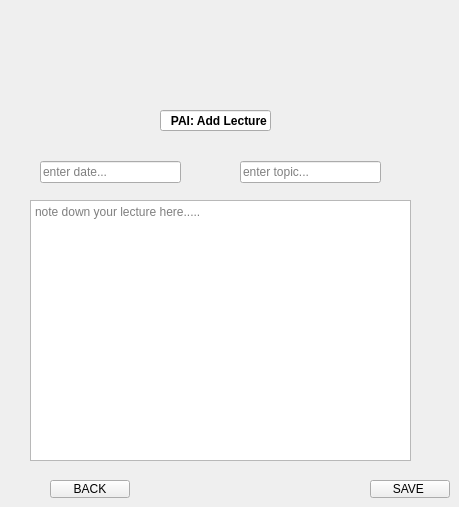
    <widget class="QWidget" name="pai_add">
     <widget class="QLineEdit" name="pai_heading_2">
      <property name="geometry">
       <rect>
        <x>160</x>
        <y>110</y>
        <width>111</width>
        <height>21</height>
       </rect>
      </property>
      <property name="font">
       <font>
        <bold>true</bold>
       </font>
      </property>
      <property name="text">
       <string>      PAI: Add Lecture</string>
      </property>
     </widget>
     <widget class="QWidget" name="horizontalLayoutWidget_13">
      <property name="geometry">
       <rect>
        <x>40</x>
        <y>160</y>
        <width>141</width>
        <height>24</height>
       </rect>
      </property>
      <layout class="QHBoxLayout" name="horizontalLayout_13">
       <item>
        <widget class="QLineEdit" name="date_pai">
         <property name="placeholderText">
          <string>enter date...</string>
         </property>
        </widget>
       </item>
      </layout>
     </widget>
     <widget class="QWidget" name="horizontalLayoutWidget_14">
      <property name="geometry">
       <rect>
        <x>240</x>
        <y>160</y>
        <width>141</width>
        <height>24</height>
       </rect>
      </property>
      <layout class="QHBoxLayout" name="horizontalLayout_14">
       <item>
        <widget class="QLineEdit" name="topic_pai">
         <property name="placeholderText">
          <string>enter topic...</string>
         </property>
        </widget>
       </item>
      </layout>
     </widget>
     <widget class="QPlainTextEdit" name="lec_pai">
      <property name="geometry">
       <rect>
        <x>30</x>
        <y>200</y>
        <width>381</width>
        <height>261</height>
       </rect>
      </property>
      <property name="placeholderText">
       <string>note down your lecture here.....</string>
      </property>
     </widget>
     <widget class="QPushButton" name="save_add_pai">
      <property name="geometry">
       <rect>
        <x>370</x>
        <y>480</y>
        <width>80</width>
        <height>18</height>
       </rect>
      </property>
      <property name="text">
       <string>SAVE </string>
      </property>
     </widget>
     <widget class="QPushButton" name="back_add_pai">
      <property name="geometry">
       <rect>
        <x>50</x>
        <y>480</y>
        <width>80</width>
        <height>18</height>
       </rect>
      </property>
      <property name="text">
       <string>BACK</string>
      </property>
     </widget>
    </widget>
